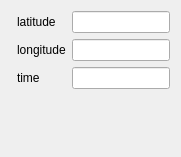
<?xml version="1.0" encoding="UTF-8"?>
<ui version="4.0">
 <class>MainBox</class>
 <widget class="QWidget" name="MainBox">
  <property name="geometry">
   <rect>
    <x>0</x>
    <y>0</y>
    <width>181</width>
    <height>157</height>
   </rect>
  </property>
  <property name="windowTitle">
   <string>Dialog</string>
  </property>
  <layout class="QHBoxLayout" name="horizontalLayout">
   <item>
    <widget class="SerialBox5" name="serial_widget" native="true"/>
   </item>
   <item>
    <layout class="QVBoxLayout" name="verticalLayout">
     <item>
      <layout class="QGridLayout" name="gridLayout">
       <item row="2" column="0">
        <widget class="QLabel" name="label_3">
         <property name="text">
          <string>time</string>
         </property>
        </widget>
       </item>
       <item row="1" column="0">
        <widget class="QLabel" name="label_2">
         <property name="text">
          <string>longitude</string>
         </property>
        </widget>
       </item>
       <item row="0" column="0">
        <widget class="QLabel" name="label">
         <property name="text">
          <string>latitude</string>
         </property>
        </widget>
       </item>
       <item row="0" column="1">
        <widget class="QLineEdit" name="le_latitude">
         <property name="readOnly">
          <bool>true</bool>
         </property>
        </widget>
       </item>
       <item row="1" column="1">
        <widget class="QLineEdit" name="le_longitude">
         <property name="readOnly">
          <bool>true</bool>
         </property>
        </widget>
       </item>
       <item row="2" column="1">
        <widget class="QLineEdit" name="le_time">
         <property name="readOnly">
          <bool>true</bool>
         </property>
        </widget>
       </item>
      </layout>
     </item>
     <item>
      <spacer name="verticalSpacer">
       <property name="orientation">
        <enum>Qt::Vertical</enum>
       </property>
       <property name="sizeHint" stdset="0">
        <size>
         <width>20</width>
         <height>40</height>
        </size>
       </property>
      </spacer>
     </item>
    </layout>
   </item>
  </layout>
 </widget>
 <customwidgets>
  <customwidget>
   <class>SerialBox5</class>
   <extends>QWidget</extends>
   <header>serialbox5.hpp</header>
   <container>1</container>
  </customwidget>
 </customwidgets>
 <resources/>
 <connections/>
</ui>
